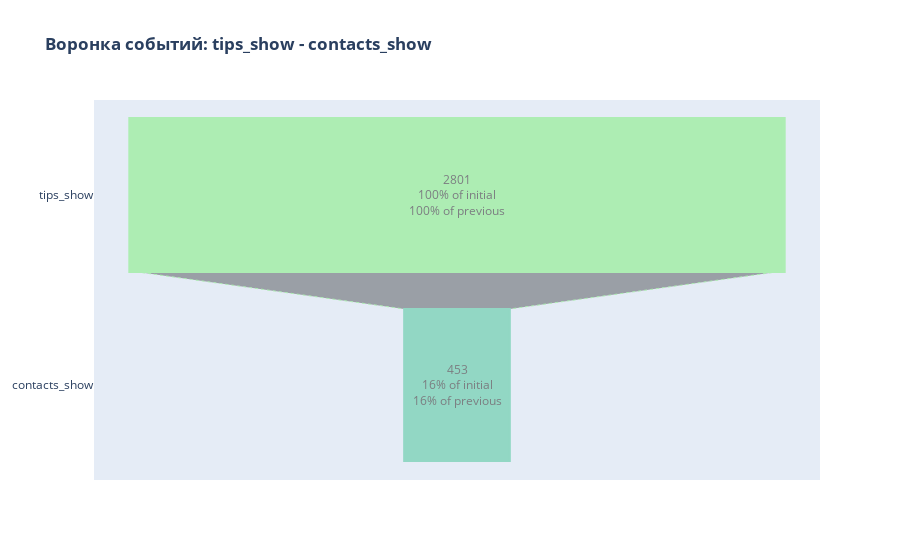

Here is the notebook cell this chart was saved with:
### Code cell
funnels_2('tips_show', 'contacts_show')

### Figure 1 — Plotly figure (JSON) as saved in the notebook; plotly's stock layout.template omitted (floating-point values rounded to 4 significant figures)
{"data": [{"connector": {"line": {"color": "lightgreen", "dash": "dot", "width": 1}}, "marker": {"color": ["lightgreen", "mediumaquamarine", "mediumseagreen"], "line": {"color": ["lightgreen", "mediumaquamarine", "mediumseagreen"], "width": [4, 2, 2, 3, 1, 1]}}, "opacity": 0.65, "textinfo": "value+percent initial+percent previous", "textposition": "auto", "type": "funnel", "x": [2801, 453], "y": ["tips_show", "contacts_show"]}], "layout": {"title": {"text": "<b>Воронка событий: tips_show - contacts_show</b>"}}}
